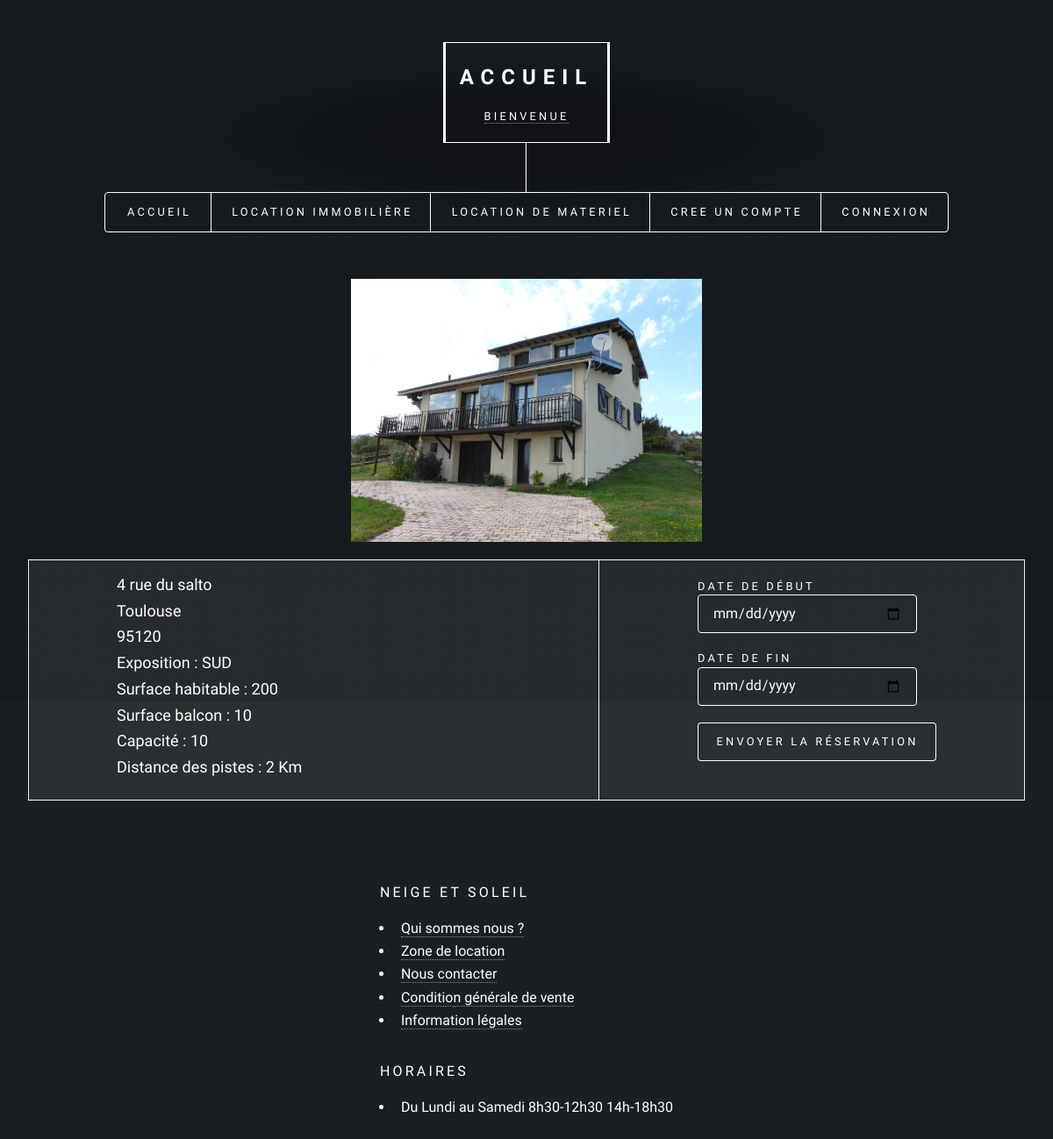
The page /reservationimmo.php?IDH=1 on the database as committed earlier.
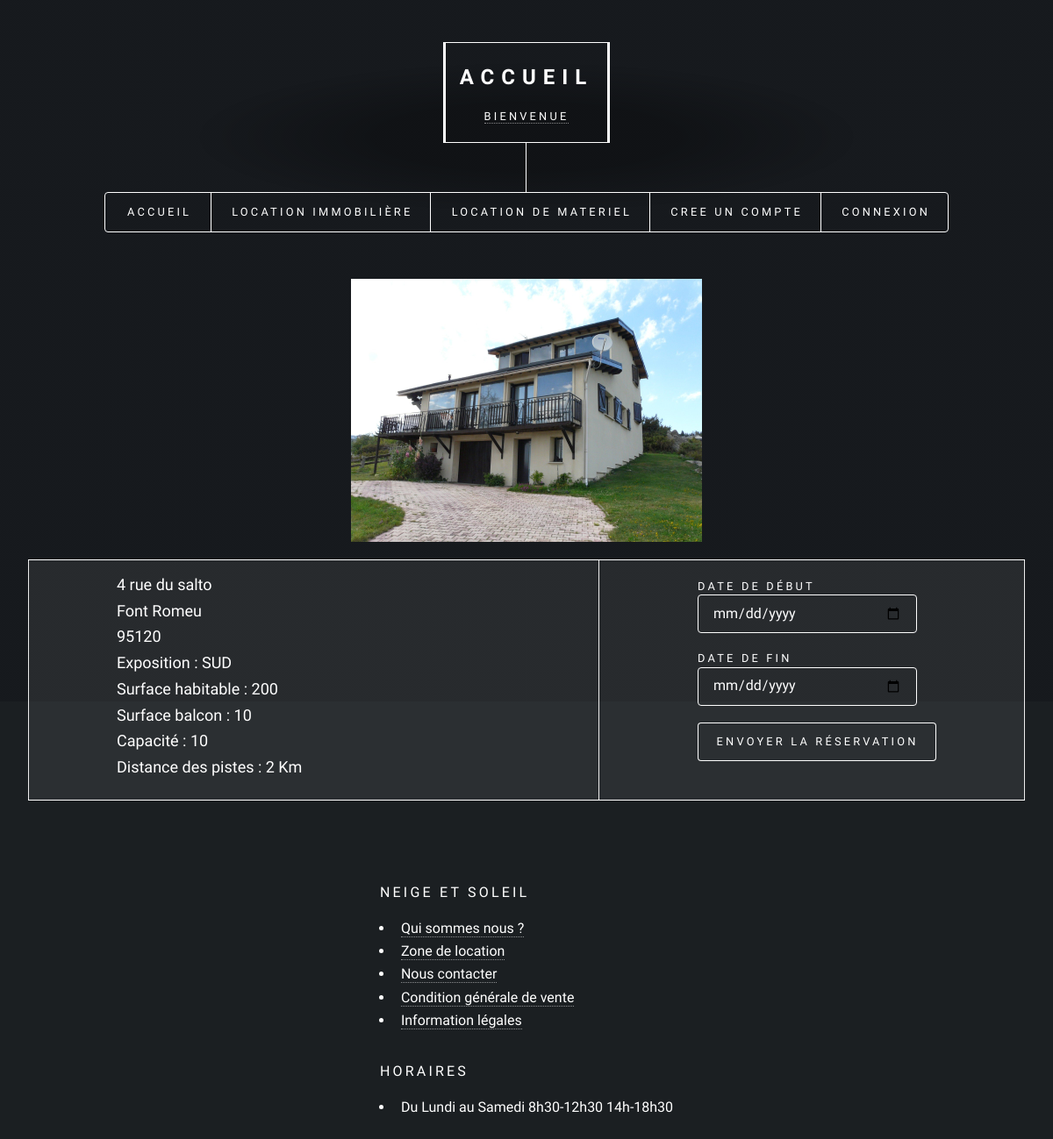
The same page on the database as committed later.
### tables this page shows
CREATE TABLE IF NOT EXISTS HABITATION

 (
   IDH INTEGER(4) NOT NULL  auto_increment,
   IDT INTEGER(4) NOT NULL  ,
   IDP INTEGER(4) NOT NULL, 
   ADRH VARCHAR(35) NULL  ,
   NUMEROH INTEGER(2) NULL  ,
   CPH INTEGER(5) NULL  ,
   VILLEH VARCHAR(25) NULL ,
   EXPOH VARCHAR(15) NULL  ,
   SURFACEHABH INTEGER(3) NULL  ,
   SURFACEBALH INTEGER(3) NULL  ,
   CAPACCH INTEGER(2) NULL  ,
   DISTANCEPISTEH varchar(6) NULL  
   ,  PRIMARY KEY (IDH) 
 ) 
 comment = "";

### reservationimmo.php (the view, shortened to what this page needs)
<!DOCTYPE html>
<html>
	<head>
		<link rel="stylesheet" href="assets/css/main.css" />
   		<link rel="stylesheet" href="css/reservationimmo.css"/>
	</head>
	<body>
		<body class="is-preload">
			<div id="wrapper">
				<?php include("header.php"); ?>
    <br><br>
<?php
								try
								{
										$bdd = new PDO('mysql:host=localhost;dbname=Basesite','root','');
										$bdd->setAttribute(PDO::ATTR_ERRMODE, PDO::ERRMODE_EXCEPTION);
								}
								catch (Exception $e)
								{
										die('Erreur :'.$e->getMessage());
								}
	$reponse=$bdd->query('SELECT IDH,NUMEROH,ADRH,CPH,VILLEH,EXPOH, SURFACEHABH, SURFACEBALH, CAPACCH, DISTANCEPISTEH FROM habitation where IDH ='.$_GET['IDH'].';');
	$donnees = $reponse->fetchAll();
	foreach ($donnees as $elements) {
									?>
							<table id="table" border>
										<?php echo "<img src=images/habitation/".$elements['IDH'].".jpg width=400>";?>
								<tr>
									<td id="gauche">
										<?php echo($elements['NUMEROH']);?>
										<?php echo($elements['ADRH']);?><br>
										<?php echo($elements['VILLEH']);?><br>
										<?php echo($elements['CPH']);?><br>
										<?php echo "Exposition : ", ($elements['EXPOH']);?><br>
										<?php echo "Surface habitable : ", ($elements['SURFACEHABH']);?><br>
										<?php echo "Surface balcon : ", ($elements['SURFACEBALH']);?><br>
										<?php echo "Capacité : ", ($elements['CAPACCH']);?><br>
										<?php echo "Distance des pistes : ", ($elements['DISTANCEPISTEH']);?></td>
									<td>
								<div id="question">
									<form method="post" action="cible2.php">
									<label for="Date de naissance">Date de début</label>
									<input type="date" name="rdated"  maxlength="40" placeholder="Date de début" required><br>
									<label for="Date de naissance">Date de fin</label>
							 		<input type="date" name="rdatef"  maxlength="40" placeholder="Date de fin" required><br>
									<input id="submit" type="submit" value="Envoyer la réservation  "></form></td>
								</div>
							<?php }  ?>
<br><br>
<footer>
	<?php include("footer.php"); ?>
</footer>
</body>
</html>

Rows that differ between the two databases and show on the page:
changed habitation "rue du salto": VILLEH "Toulouse" → "Font Romeu"
